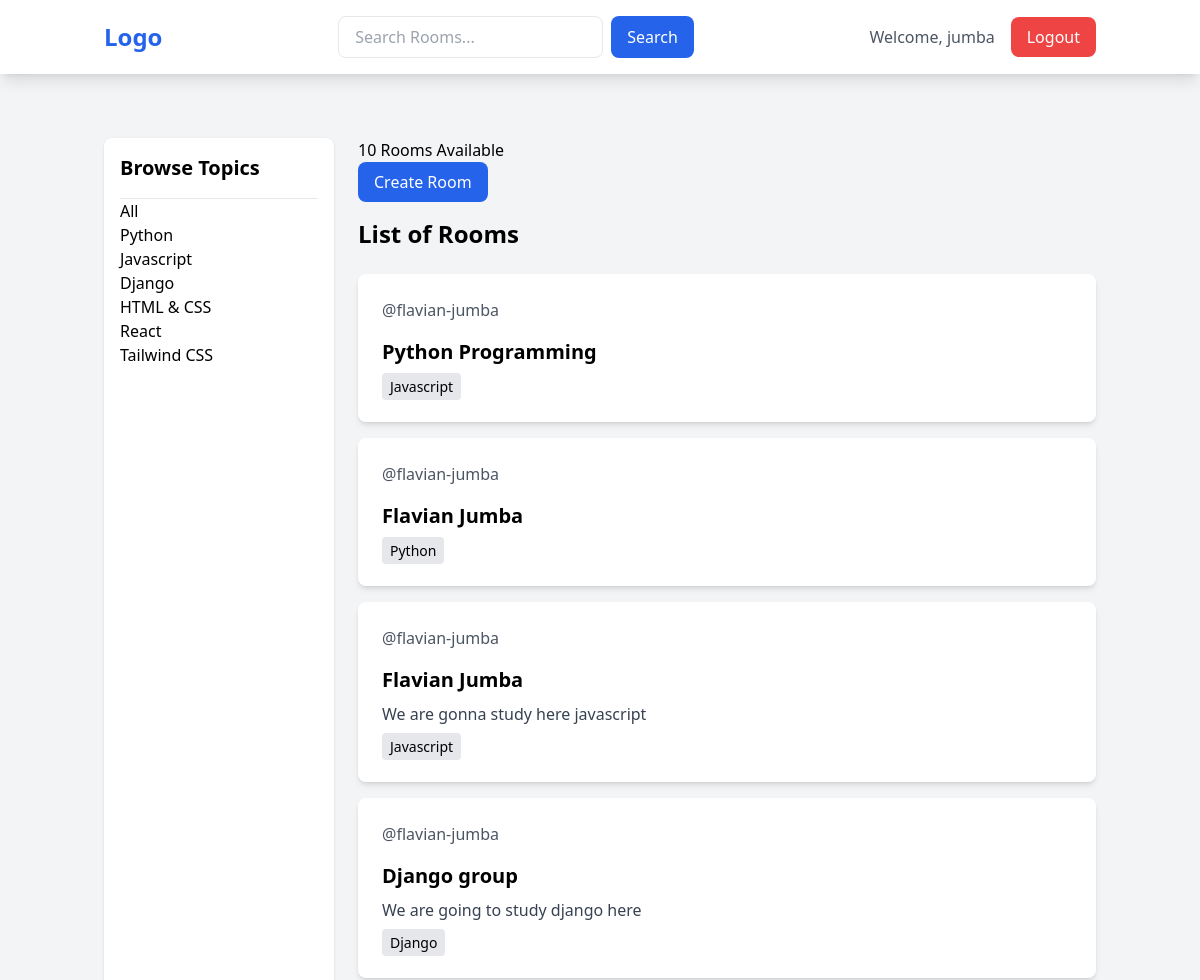
The page / (signed in, upper part) on the database as committed earlier.
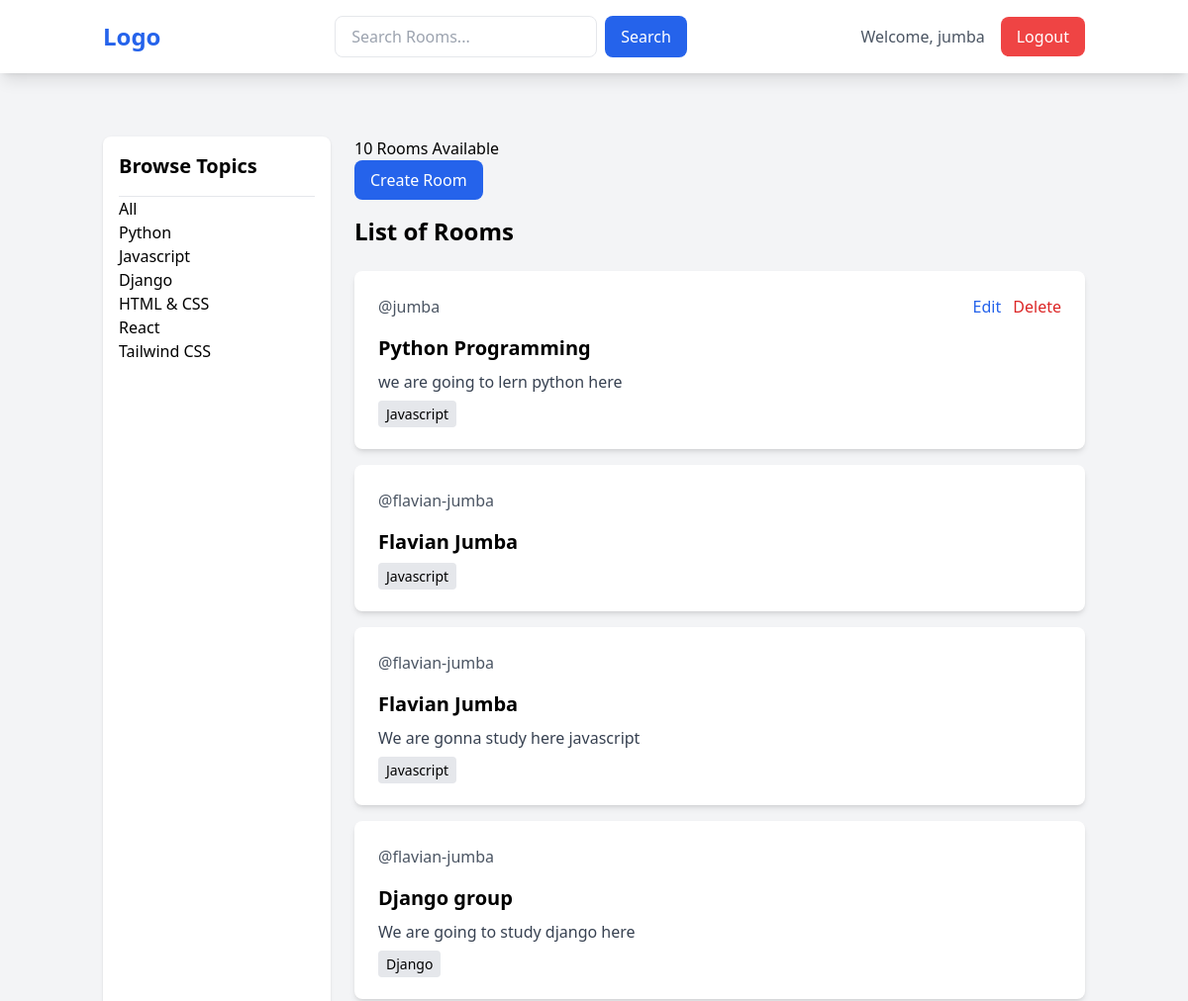
The same page on the database as committed later.
### baseapp/models.py (models this page shows, shortened)
class Room(models.Model):
     host =models.ForeignKey(User, on_delete=models.SET_NULL,null=True)
     topic = models.ForeignKey(Topic, on_delete=models.SET_NULL,null=True)
     name = models.CharField(max_length=200)
     description = models.TextField(null=True,blank=True)
     participants = models.ManyToManyField(User, related_name='participants', blank=True)
     updated = models.DateTimeField(auto_now = True)
     created = models.DateTimeField(auto_now_add=True)

class Topic(models.Model):
     name = models.CharField(max_length=200)

### baseapp/views.py (the view)
# urls.py: path('', views.home, name='home'),
def home(request):
    q = request.GET.get('q') if request.GET.get('q') != None else ''
    roomsdata = Room.objects.filter(
        Q(topic__name__icontains=q) |
        Q(name__icontains=q) |
        Q(description__icontains=q)
    )
    topics = Topic.objects.all()
    room_count = roomsdata.count()
    context = {'rooms': roomsdata, 'topics': topics, 'room_count': room_count}
    return render(request, 'baseapp/home.html', context)

### baseapp/templates/baseapp/home.html
{% extends 'main.html' %}
{% block content %}
<div class="container mx-auto px-4 py-8">
    <div class="grid grid-cols-1 md:grid-cols-4 gap-6">
        <div class="bg-white p-4 rounded-lg shadow">
            <h3 class="text-xl font-semibold mb-4">Browse Topics</h3>
            <hr>
            <a href="{% url 'home' %}">All</a> <br>
            {% for topic in topics %}
                <a href="{% url 'home' %}?q={{ topic.name }}">{{ topic.name }}</a> <br>
            {% endfor %}
        </div>
        <div class="md:col-span-3">
          <h5>{{ rooms.count }} Rooms Available</h5>
            <a href="{% url 'create-room' %}" class="inline-block mb-4 px-4 py-2 bg-blue-600 text-white rounded-lg hover:bg-blue-700">Create Room</a>
            <h1 class="text-2xl font-bold mb-6">List of Rooms</h1>
            {% for room in rooms %}
                <div class="bg-white p-6 rounded-lg shadow-md mb-4">
                    <div class="flex justify-between items-center mb-4">
                        <span class="text-gray-600">@{{room.host.username}}</span>
                        <div>
                            {% if request.user == room.host %}
                            <a href="{% url 'update-room' room.id %}" class="text-blue-600 hover:text-blue-800 mr-2">Edit</a>
                            <a href="{% url 'delete-room' room.id %}" class="text-red-600 hover:text-red-800">Delete</a>
                            {% endif %}
                        </div>
                    </div>
                    <h3 class="text-xl font-semibold mb-2">
                        <a href="{% url 'room' room.id %}" class="hover:text-blue-600">{{ room.name }}</a>
                    </h3>
                    <p class="text-gray-700 mb-2">{{ room.description }}</p>
                    <small class="bg-gray-200 px-2 py-1 rounded text-sm">{{room.topic.name}}</small>
                </div>
            {% endfor %}
        </div>
    </div>
</div>
{% endblock %}

Rows that differ between the two databases and show on the page:
changed Room "Python Programming": host.username "flavian-jumba" → "jumba"; host_id 1 → 2 (drawn); description (not shown) → "we are going to lern python here"
changed Room (number 2 of 4 on the later page): topic.name "Python" → "Javascript"
